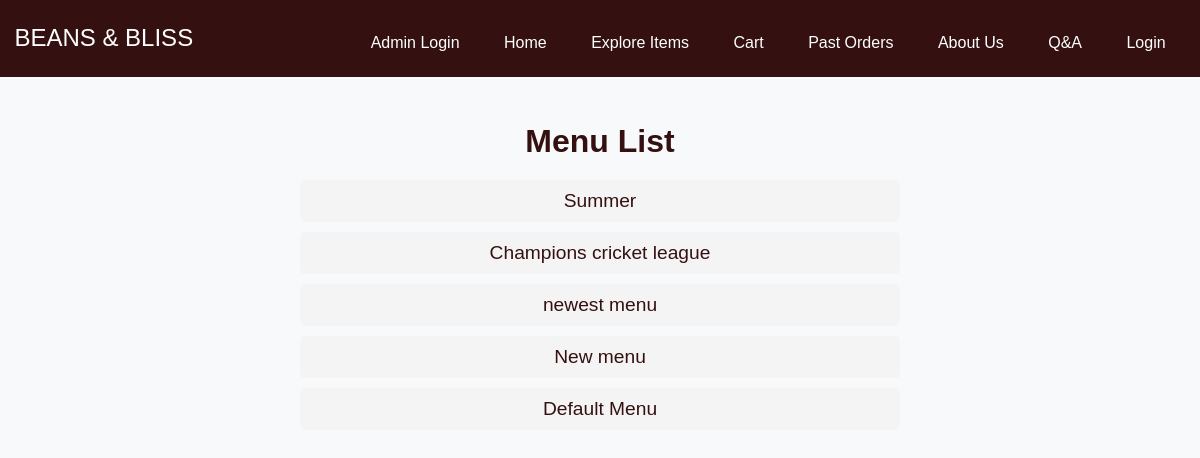
The page /menus/ on the database its author committed.
### coffeeday/models.py (models this page shows, shortened)
class Menu(models.Model):
    name = models.CharField(max_length=100)
    items = models.ManyToManyField(Item)

### coffeeday/views.py (the view)
# urls.py: path("menus/",views.menu_list_view,name="menu_list"),
def menu_list_view(request):
    menus=Menu.objects.all()
    return render(request,'menu_list.html',{"menus":menus})

### coffeeday/templates/menu_list.html
{% extends "base.html" %}
{% block content %}
<div class="menu-list-container">
    <h2>Menu List</h2>
    <ul class="menu-list">
        {% for menu in menus reversed %}
            <li><a href="{% url 'menu_detail' menu_id=menu.id %}">{{ menu.name }}</a></li>
        {% endfor %}
    </ul>
</div>
{% endblock %}

### coffeeday/static/css/base_css.css (style rules this page uses)
body, html { font-family: Arial, sans-serif; }

### coffeeday/static/css/home_css.css (style rules this page uses)
body, html { font-family: Arial, sans-serif; }

### coffeeday/static/css/menu_list_css.css (style rules this page uses)
.menu-list-container { max-width: 600px; margin: 0 auto; padding: 20px; text-align: center; }
.menu-list-container h2 { font-size: 2rem; margin-bottom: 20px; color: #351010; }
.menu-list { list-style: none; padding: 0; }
.menu-list li { margin: 10px 0; }
.menu-list li a { text-decoration: none; font-size: 1.2rem; color: #351010; background-color: #f4f4f4; padding: 10px 15px; border-radius: 5px; display: block; transition: background-color 0.3s, color 0.3s; }

### coffeeday/static/css/about_us_css.css (style rules this page uses)
h1, h2, h3 { color: #222; }

### coffeeday/static/css/order_confirmation_css.css (style rules this page uses)
body { font-family: Arial, sans-serif; margin: 0; padding: 0; background-color: #f8f9fa; }
h2 { text-align: center; color: #333; margin-bottom: 20px; }
button, a { display: inline-block; padding: 10px 20px; margin-top: 10px; border: none; border-radius: 4px; text-decoration: none; color: #fff; text-align: center; font-size: 16px; cursor: pointer; transition: background-color 0.3s; }

### coffeeday/static/css/order_success_css.css (style rules this page uses)
body { font-family: Arial, sans-serif; margin: 0; padding: 0; background-color: #f8f9fa; }

### rows shown on the page
Menu: name "Summer"
Menu: name "Champions cricket league"
Menu: name "newest menu"
Menu: name "New menu"
Menu: name "Default Menu"
